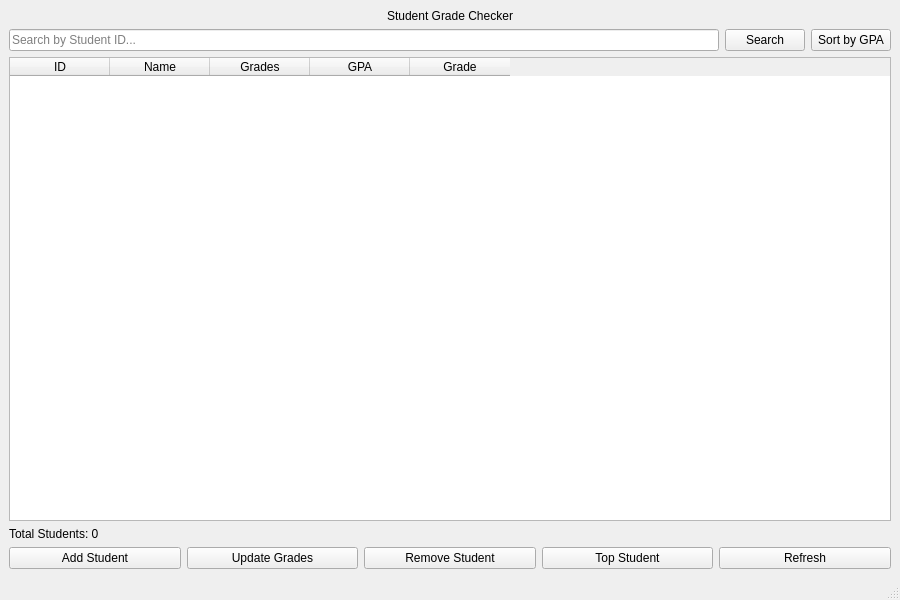
<?xml version="1.0" encoding="UTF-8"?>
<ui version="4.0">
 <class>MainWindow</class>
 <widget class="QMainWindow" name="MainWindow">
  <property name="geometry">
   <rect><x>0</x><y>0</y><width>900</width><height>600</height></rect>
  </property>
  <property name="windowTitle">
   <string>Student Grade Checker</string>
  </property>

  <widget class="QWidget" name="centralwidget">
   <layout class="QVBoxLayout" name="mainLayout">

    <!-- Title -->
    <item>
     <widget class="QLabel" name="titleLabel">
      <property name="text"><string>Student Grade Checker</string></property>
      <property name="alignment"><set>Qt::AlignCenter</set></property>
     </widget>
    </item>

    <!-- Search row -->
    <item>
     <layout class="QHBoxLayout" name="searchLayout">
      <item>
       <widget class="QLineEdit" name="searchInput">
        <property name="placeholderText"><string>Search by Student ID...</string></property>
       </widget>
      </item>
      <item>
       <widget class="QPushButton" name="searchStudentBtn">
        <property name="text"><string>Search</string></property>
       </widget>
      </item>
      <item>
       <widget class="QPushButton" name="sortByGPABtn">
        <property name="text"><string>Sort by GPA</string></property>
       </widget>
      </item>
     </layout>
    </item>

    <!-- Table — column headers defined as direct <column> children -->
    <item>
     <widget class="QTableWidget" name="studentsTable">
      <property name="columnCount"><number>5</number></property>
      <property name="selectionBehavior">
       <enum>QAbstractItemView::SelectRows</enum>
      </property>
      <property name="editTriggers">
       <set>QAbstractItemView::NoEditTriggers</set>
      </property>
      <column>
       <property name="text"><string>ID</string></property>
      </column>
      <column>
       <property name="text"><string>Name</string></property>
      </column>
      <column>
       <property name="text"><string>Grades</string></property>
      </column>
      <column>
       <property name="text"><string>GPA</string></property>
      </column>
      <column>
       <property name="text"><string>Grade</string></property>
      </column>
     </widget>
    </item>

    <!-- Status label -->
    <item>
     <widget class="QLabel" name="statusLabel">
      <property name="text"><string>Total Students: 0</string></property>
     </widget>
    </item>

    <!-- Bottom buttons -->
    <item>
     <layout class="QHBoxLayout" name="buttonLayout">
      <item>
       <widget class="QPushButton" name="addStudentBtn">
        <property name="text"><string>Add Student</string></property>
       </widget>
      </item>
      <item>
       <widget class="QPushButton" name="updateGradesBtn">
        <property name="text"><string>Update Grades</string></property>
       </widget>
      </item>
      <item>
       <widget class="QPushButton" name="removeStudentBtn">
        <property name="text"><string>Remove Student</string></property>
       </widget>
      </item>
      <item>
       <widget class="QPushButton" name="showTopStudentBtn">
        <property name="text"><string>Top Student</string></property>
       </widget>
      </item>
      <item>
       <widget class="QPushButton" name="displayAllBtn">
        <property name="text"><string>Refresh</string></property>
       </widget>
      </item>
     </layout>
    </item>

   </layout>
  </widget>

  <widget class="QMenuBar" name="menubar">
   <property name="geometry">
    <rect><x>0</x><y>0</y><width>900</width><height>24</height></rect>
   </property>
  </widget>
  <widget class="QStatusBar" name="statusbar"/>
 </widget>
 <resources/>
 <connections/>
</ui>
